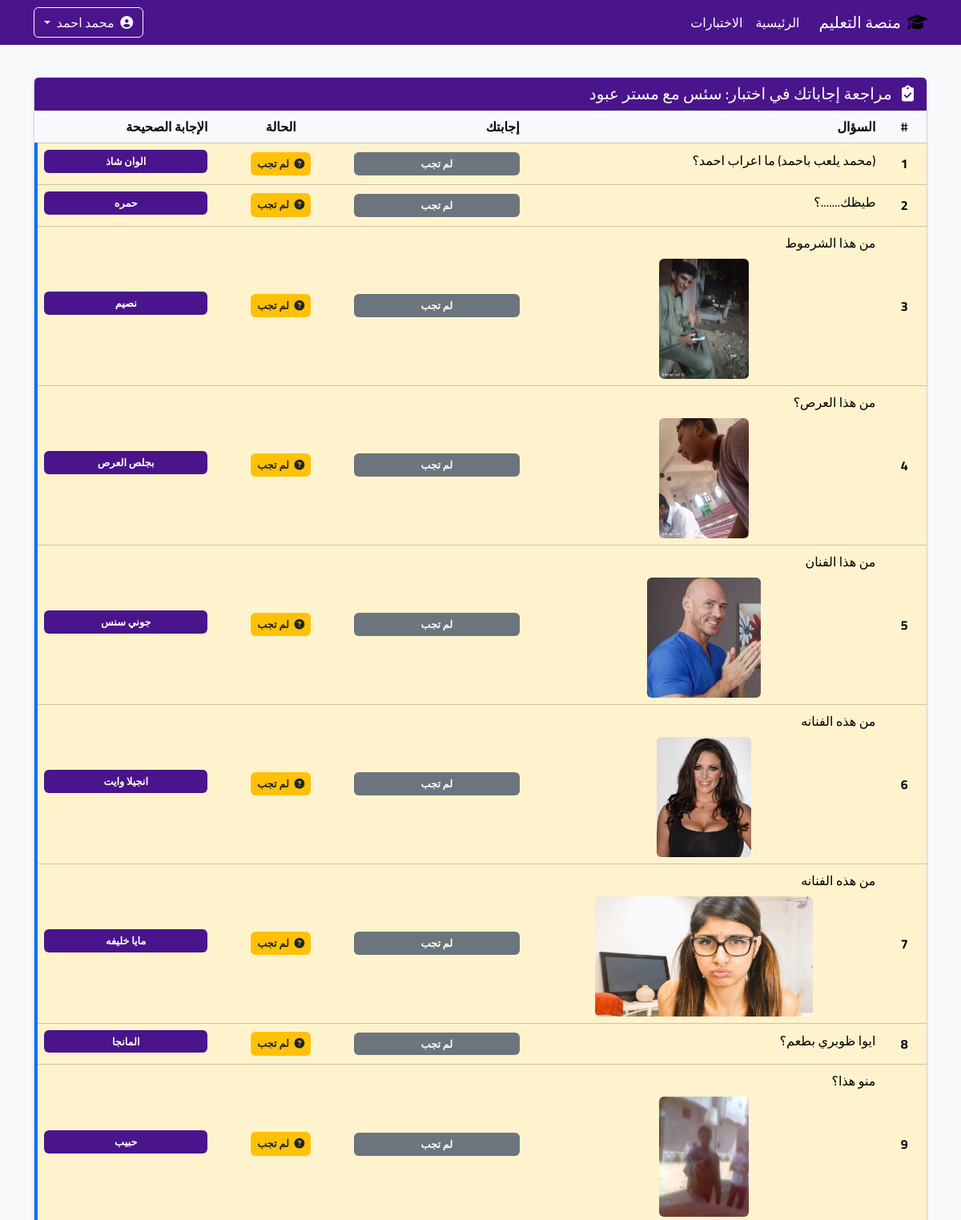
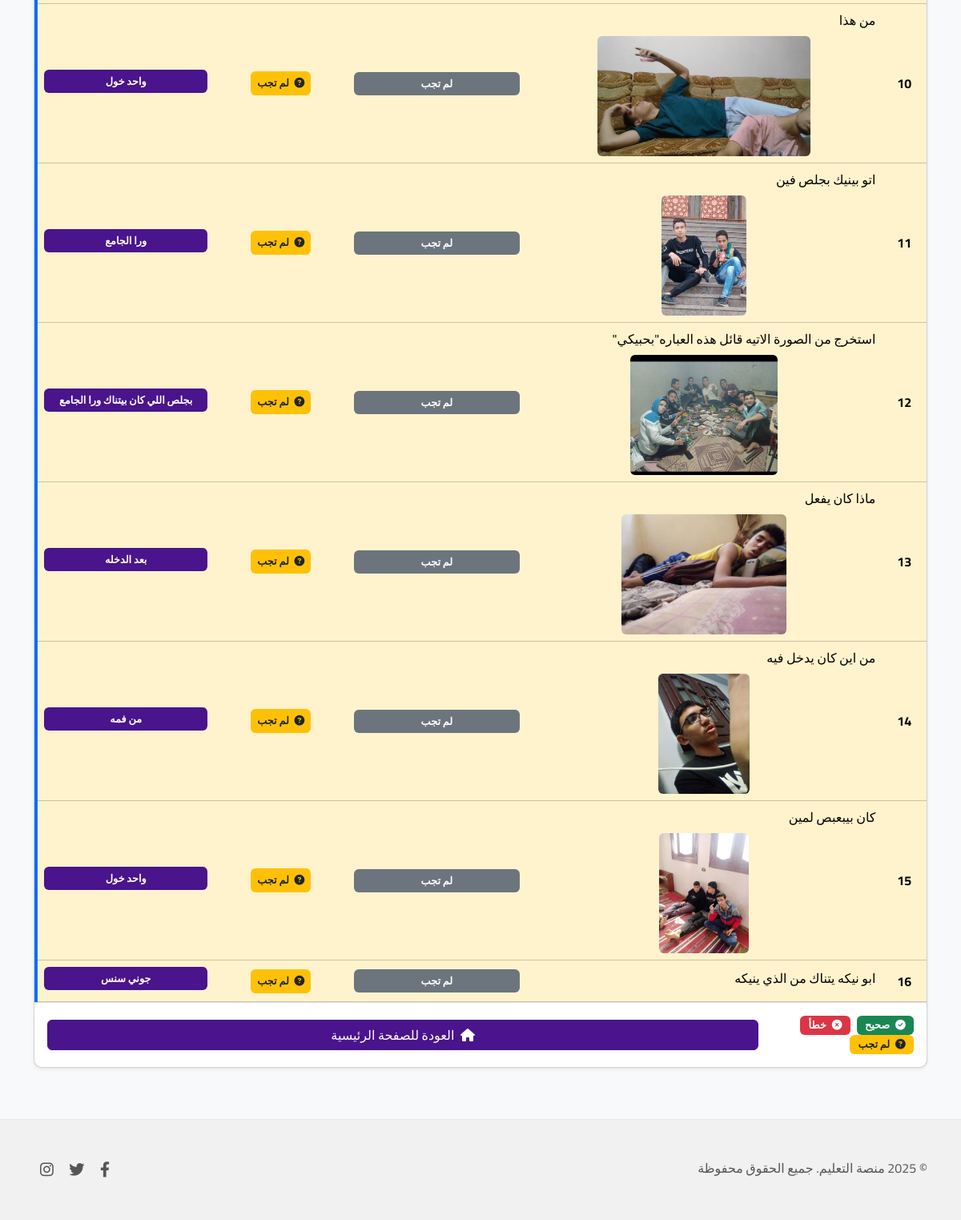
The app's page /review_answers/32/ (signed in) with its own data (2 pictures, top to bottom).
### core/models.py (models this page shows, shortened)
class Attempt(models.Model):
    user = models.ForeignKey(User, on_delete=models.CASCADE)
    test = models.ForeignKey(Test, on_delete=models.CASCADE)
    score = models.IntegerField(default=0)
    completed = models.BooleanField(default=False)
    completed_at = models.DateTimeField(null=True, blank=True)
    answers = models.JSONField(default=dict, blank=True)
    review_enabled = models.BooleanField(default=False)  # أضف هذا السطر أو عدله ليكون هكذا
    class Meta:
        unique_together = ('user','test')

class Test(models.Model):
    lesson = models.ForeignKey(Lesson, on_delete=models.CASCADE)
    title = models.CharField(max_length=255)
    time_limit = models.IntegerField(default=0)
    time_unit = models.CharField(
        max_length=10,
        choices=(('seconds', 'ثواني'), ('minutes', 'دقائق'), ('hours', 'ساعات')),
        default='minutes'
    )
    prevent_review = models.BooleanField(
        default=False,
        verbose_name="منع مراجعة الاختبار",
        help_text="إذا تم تحديده، لن يتمكن الطالب من مراجعة إجاباته بعد انتهاء الاختبار."
    )

class Question(models.Model):
    test = models.ForeignKey(Test, on_delete=models.CASCADE)
    text = models.TextField(blank=True)
    image = models.ImageField(upload_to='questions/', blank=True, null=True)  # جديد
    choices = models.TextField(help_text='comma separated choices')
    correct_answer = models.PositiveSmallIntegerField(help_text='رقم الخيار الصحيح (1 أو 2 أو 3 أو 4)')  # جديد
    def get_choices(self):
        return [c.strip() for c in self.choices.split(',')]
    def correct_choice_text(self):
        choices = self.get_choices()
        idx = self.correct_answer - 1
        if 0 <= idx < len(choices):
            return choices[idx]
        return ""

### core/views.py (the view)
# urls.py: path('review_answers/<int:attempt_id>/', views.review_answers, name='review_answers'),
@login_required
def review_answers(request, attempt_id):
    attempt = get_object_or_404(Attempt, id=attempt_id, user=request.user)
    if attempt.test.prevent_review and not attempt.review_enabled:
        return render(request, 'review_not_allowed.html', status=403)
    questions = Question.objects.filter(test=attempt.test)
    student_answers = attempt.answers or {}
    return render(request, 'review_answers.html', {
        'attempt': attempt,
        'questions': questions,
        'student_answers': student_answers,
    })

### core/templatetags/extra_filters.py (called while the page is built)
@register.filter
def get(dictionary, key):
    return dictionary.get(str(key)) or dictionary.get(int(key))

### templates/review_answers.html (shortened to what this page needs)
{% extends 'base.html' %}
{% load extra_filters %}
{% block content %}
<div class="container py-3">
  <div class="card shadow-sm mb-4">
    <div class="card-header bg-primary text-white">
      <h2 class="h5 h4-md mb-0">
        <i class="fas fa-clipboard-check me-2"></i>
        مراجعة إجاباتك في اختبار: {{ attempt.test.title }}
      </h2>
    </div>
    <div class="card-body p-0">
      <div class="table-responsive">
        <table class="table table-hover align-middle mb-0">
          <thead class="table-light">
            <tr>
              <th class="text-center" style="width: 5%;">#</th>
              <th style="width: 40%;">السؤال</th>
              <th style="width: 20%;">إجابتك</th>
              <th class="text-center" style="width: 15%;">الحالة</th>
              <th style="width: 20%;">الإجابة الصحيحة</th>
            </tr>
          </thead>
          <tbody>
            {% for q in questions %}
              {% with ans=student_answers|get:q.id %}
              <tr class="{% if ans %}{% if ans|stringformat:'i' == q.correct_answer|stringformat:'i' %}table-success{% else %}table-danger{% endif %}{% else %}table-warning{% endif %} question-card">
                <td class="text-center fw-bold" data-label="رقم السؤال">{{ forloop.counter }}</td>
                <td data-label="السؤال">
                  <div class="d-flex flex-column">
                    {% if q.text %}<div class="mb-2">{{ q.text }}</div>{% endif %}
                    {% if q.image %}
                      <div class="text-center">
                        <img src="{{ q.image.url }}" class="img-fluid rounded" style="max-height: 150px; width: auto;">
                      </div>
                    {% endif %}
                  </div>
                </td>
                <td data-label="إجابتك">
                  {% if ans %}
                    <span class="badge {% if ans|stringformat:'i' == q.correct_answer|stringformat:'i' %}bg-success{% else %}bg-danger{% endif %} p-2 d-inline-block w-100 text-truncate">
                      {{ q.get_choices|slice:ans|last }}
                    </span>
                  {% else %}
                    <span class="badge bg-secondary p-2 d-inline-block w-100">لم تجب</span>
                  {% endif %}
                </td>
                <td class="text-center" data-label="الحالة">
                  {% if ans %}
                    {% if ans|stringformat:'i' == q.correct_answer|stringformat:'i' %}
                      <span class="badge bg-success p-2">
                        <i class="fas fa-check-circle me-1"></i> <span class="d-none d-md-inline">صحيح</span>
                      </span>
                    {% else %}
                      <span class="badge bg-danger p-2">
                        <i class="fas fa-times-circle me-1"></i> <span class="d-none d-md-inline">خطأ</span>
                      </span>
                    {% endif %}
                  {% else %}
                    <span class="badge bg-warning text-dark p-2">
                      <i class="fas fa-question-circle me-1"></i> <span class="d-none d-md-inline">لم تجب</span>
                    </span>
                  {% endif %}
                </td>
                <td data-label="الإجابة الصحيحة">
                  <span class="badge bg-primary p-2 d-inline-block w-100 text-truncate">
                    {{ q.correct_choice_text }}
                  </span>
                </td>
              </tr>
              {% endwith %}
            {% endfor %}
          </tbody>
        </table>
      </div>
      <div class="d-flex flex-column flex-md-row justify-content-between align-items-center p-3 border-top">
        <div class="d-flex flex-wrap justify-content-center justify-content-md-start mb-3 mb-md-0">
          <span class="badge bg-success me-2 mb-2 mb-md-0">
            <i class="fas fa-check-circle me-1"></i> <span class="d-none d-sm-inline">صحيح</span>
          </span>
          <span class="badge bg-danger me-2 mb-2 mb-md-0">
            <i class="fas fa-times-circle me-1"></i> <span class="d-none d-sm-inline">خطأ</span>
          </span>
          <span class="badge bg-warning text-dark me-2 mb-2 mb-md-0">
            <i class="fas fa-question-circle me-1"></i> <span class="d-none d-sm-inline">لم تجب</span>
          </span>
        </div>
        <a href="{% url 'home' %}" class="btn btn-primary w-100 w-md-auto">
          <i class="fas fa-home me-1"></i> العودة للصفحة الرئيسية
        </a>
      </div>
    </div>
  </div>
</div>
{% endblock %}

### templates/base.html (shortened to what this page needs)
<!doctype html>
{% load static %}
<html lang="ar" dir="rtl">
<head>
  <link href="https://cdn.jsdelivr.net/npm/bootstrap@5.3.3/dist/css/bootstrap.rtl.min.css" rel="stylesheet">
  <link rel="stylesheet" href="https://cdnjs.cloudflare.com/ajax/libs/font-awesome/6.4.0/css/all.min.css">
  <link rel="stylesheet" href="{% static 'style.css' %}">
</head>
<body class="d-flex flex-column min-vh-100">
  <header>
    <nav class="navbar navbar-expand-lg">
      <div class="container">
        <a class="navbar-brand d-flex align-items-center" href="{% url 'home' %}">
          <i class="fas fa-graduation-cap me-2"></i>
          <span style="color: #ffffff">منصة التعليم</span>
        </a>
        <div class="collapse navbar-collapse" id="navbarNav">
          <ul class="navbar-nav me-auto">
            <li class="nav-item">
              <a class="nav-link" style="color: #ffffff" href="{% url 'home' %}">الرئيسية</a>
            </li>
            {% if user.is_authenticated %}
              <li class="nav-item">
                <a class="nav-link" style="color: #ffffff" href="{% url 'test_form' %}">الاختبارات</a>
              </li>
            {% endif %}
          </ul>
          <div class="d-flex align-items-center">
            {% if user.is_authenticated %}
              <div class="dropdown">
                <button class="btn btn-outline-light dropdown-toggle" type="button" id="userDropdown" data-bs-toggle="dropdown">
                  <i class="fas fa-user-circle me-1"></i>
                  {{ user.get_full_name|default:user.username }}
                </button>
              </div>
            {% else %}
              <a href="{% url 'login' %}" class="btn btn-outline-light me-2">تسجيل دخول</a>
              <a href="{% url 'student_register' %}" class="btn btn-light">تسجيل جديد</a>
            {% endif %}
          </div>
        </div>
      </div>
    </nav>
  </header>
  <main class="flex-grow-1 py-4">
    {% block content %}{% endblock %}
  </main>
  <footer class="mt-auto">
    <div class="container py-4">
      <div class="row">
        <div class="col-md-6 text-center text-md-start">
          <p class="mb-0">© {% now "Y" %} منصة التعليم. جميع الحقوق محفوظة</p>
        </div>
        <div class="col-md-6 text-center text-md-end social-icons">
          <a href="https://www.facebook.com/profile.php?id=100034814354734" class="mx-2"><i class="fab fa-facebook-f"></i></a>
          <a href="https://x.com/Abdelrh29816260" class="mx-2"><i class="fab fa-twitter"></i></a>
          <a href="https://www.instagram.com/h_0_6_2008/" class="mx-2"><i class="fab fa-instagram"></i></a>
        </div>
      </div>
    </div>
  </footer>
</body>
</html>

### static/style.css (style rules this page uses)
:root { --primary: #4a148c; --secondary: #3e0f7a; --main-bg: #f7f9fa; --font-main: 'Cairo', 'Tajawal', 'Segoe UI', Arial, sans-serif; }
body { background: var(--main-bg); font-family: var(--font-main); direction: rtl; }
header { background: var(--primary); color: #fff; }
a { text-decoration: none; }
img, video { max-width: 100%; height: auto; }
.card { border-radius: 10px; transition: transform 0.3s ease, box-shadow 0.3s ease; }
.btn-primary { background-color: var(--primary); border-color: var(--primary); }
.bg-primary { background-color: var(--primary) !important; }
.badge { font-size: 0.8rem; padding: 0.4em 0.8em; }
.table th { font-weight: 600; background-color: #f8f9fa; border-top: none; }
footer { background-color: #f1f1f1; padding: 1.5rem 0; color: #555; border-top: 1px solid #e7e7e7; }
footer .social-icons a { color: #555; font-size: 1.2rem; transition: color 0.3s ease, transform 0.3s ease; }

### templates/review_answers.html (style rules this page uses)
.question-card { border-left: 4px solid #0d6efd; margin-bottom: 1rem; border-radius: 0.25rem; }
.table thead { display: table-header-group; }

### records on screen
Attempt: test "سئس مع مستر عبود"
Question: text "(محمد يلعب باحمد) ما اعراب احمد؟", correct_choice_text "الوان شاذ"
Question: text "طيظك.......؟", correct_choice_text "حمره"
Question: text "من هذا الشرموط", image (picture), correct_choice_text "نصيم"
Question: text "من هذا العرص؟", image (picture), correct_choice_text "بجلص العرص"
Question: text "من هذا الفنان", image (picture), correct_choice_text "جوني سنس"
Question: text "من هذه الفنانه", image (picture), correct_choice_text "انجيلا وايت"
Question: text "من هذه الفنانه", image (picture), correct_choice_text "مايا خليفه"
Question: text "ايوا ظوبري بطعم؟", correct_choice_text "المانجا"
Question: text "منو هذا؟", image (picture), correct_choice_text "حبيب"
Question: text "من هذا", image (picture), correct_choice_text "واحد خول"
Question: text "اتو بينيك بجلص فين", image (picture), correct_choice_text "ورا الجامع"
Question: text "استخرج من الصورة الاتيه قائل هذه العباره\"بحبيكي\"", image (picture), correct_choice_text "بجلص اللي كان بيتناك ورا الجامع"
Question: text "ماذا كان يفعل", image (picture), correct_choice_text "بعد الدخله"
Question: text "من اين كان يدخل فيه", image (picture), correct_choice_text "من فمه"
Question: text "كان بيبعبص لمين", image (picture), correct_choice_text "واحد خول"
Question: text "ابو نيكه يتناك من الذي ينيكه", correct_choice_text "جوني سنس"

### other values on screen
{{ user.get_full_name|default:user.username }} "محمد احمد"
